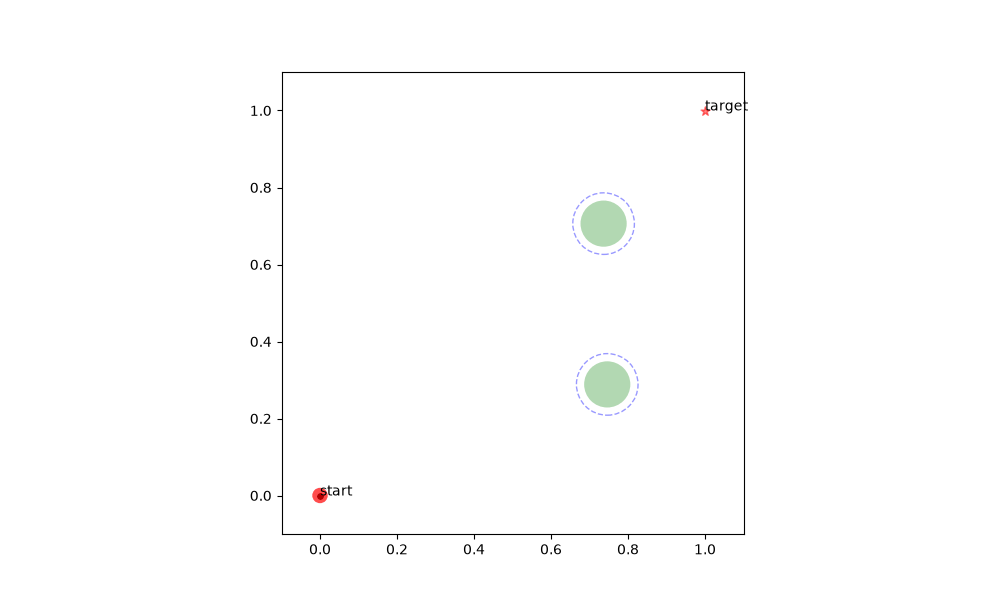
#> input picture imgs/tvto_0.gif, 1000 x 600 px, found by its file name
$ python extract_tvto_gif.py
#> lines starting #> are read from the running program, lines starting #| are printed output that depends on the picture
from pathlib import Path

from PIL import Image, ImageDraw


source = Path("imgs/tvto_0.gif")
target = Path("cursor-try/tvto_0_contact.png")

with Image.open(source) as gif:
#> gif is the input picture: PIL image 1000x600 P; mean R, G, B 253.2, 253.4, 253.2
    count = getattr(gif, "n_frames", 1)
#> count = 80
    indices = sorted(set(round(i * (count - 1) / 11) for i in range(12)))
#> indices = [0, 7, 14, 22, 29, 36, 43, 50, 57, 65, 72, 79]
    frames = []
    for index in indices:
        gif.seek(index)
        frame = gif.convert("RGB").resize((400, 240))
        ImageDraw.Draw(frame).text((8, 8), f"frame {index}/{count - 1}", fill="black")
        frames.append(frame)
#> this loop made 12 passes
#> index on passes 2 to 12: 7, 14, 22, 29, 36, 43, 50, 57, 65, 72, 79
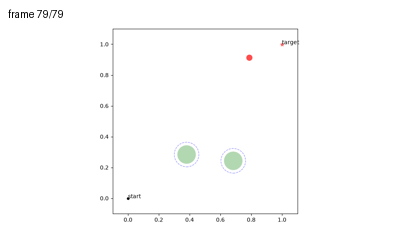
#> frame: PIL image 400x240 RGB; mean R, G, B 252.7, 252.9, 252.8
#> gif: PIL image 1000x600 RGB
#> after the loop, frames = 12 items

sheet = Image.new("RGB", (4 * 400, 3 * 240), "white")
#> sheet: PIL image 1600x720 RGB; every value is 255
for i, frame in enumerate(frames):
    sheet.paste(frame, ((i % 4) * 400, (i // 4) * 240))
#> this loop made 12 passes
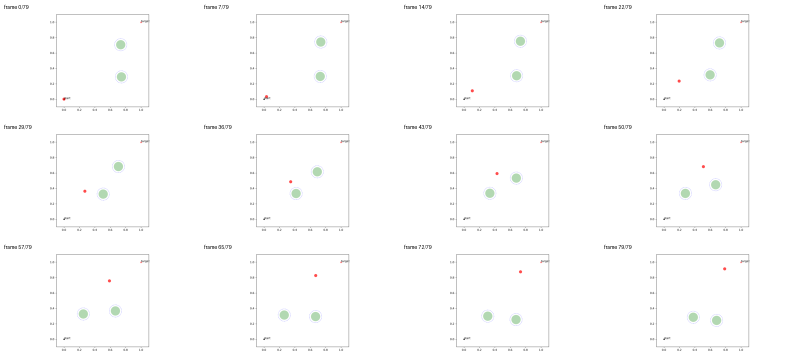
#> sheet: PIL image 1600x720 RGB (shown at 1/2 size); mean R, G, B 252.8, 252.9, 252.8
sheet.save(target)
print(f"{count} frames -> {target}")
#| 80 frames -> cursor-try/tvto_0_contact.png
